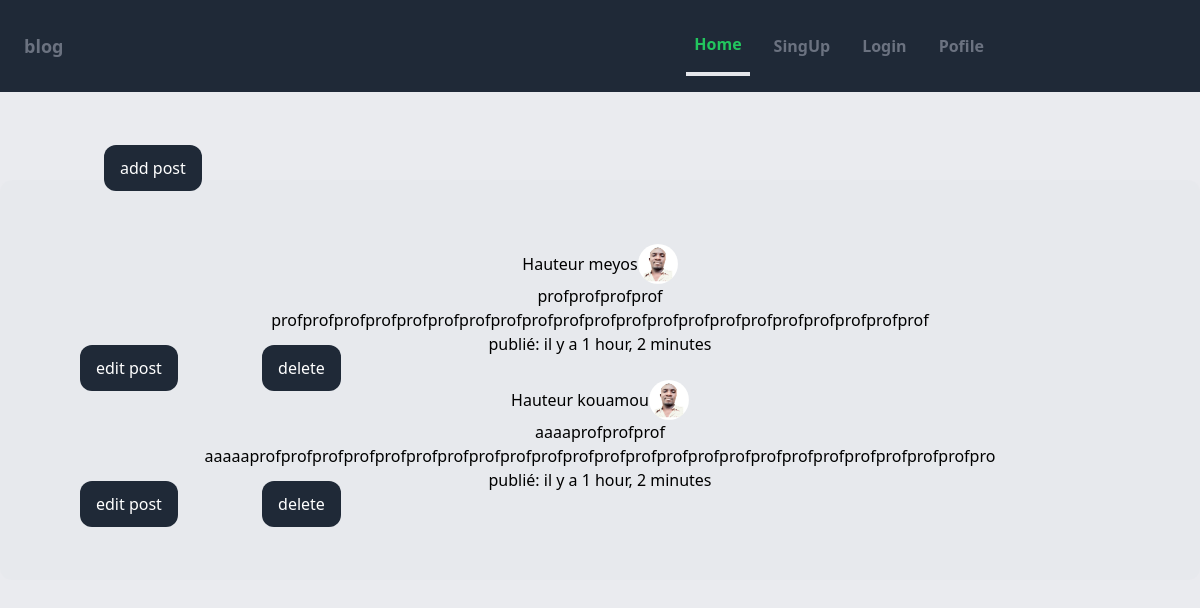
The page / on the database its author committed.
### apps/models.py (models this page shows, shortened)
class Posts(models.Model):
    user         = models.ForeignKey(settings.AUTH_USER_MODEL,on_delete=models.CASCADE   )
    category     = models.ForeignKey(Category, on_delete=models.CASCADE,  null=True)
    title        = models.CharField(max_length=200, blank=False, )
    description  = models.TextField(max_length=100, blank=False,  )
    slug         = models.SlugField(max_length=50)
    date_created = models.DateTimeField(auto_now_add=False , default=timezone.now )

class ProfileUser(models.Model):
    user  = models.ForeignKey(settings.AUTH_USER_MODEL,on_delete=models.CASCADE   )
    image = models.ImageField(upload_to='image')
    bio = models.TextField(max_length=230)

### apps/views.py (the view)
# urls.py: path('', views.index, name='index' ),
def index(request):
    prof = ProfileUser.objects.all()
    posts = Posts.objects.all()
    context = {
        'posts': posts,
        'prof': prof
    }
    return render(request, 'index.html',context)

### apps/templates/index.html
{% extends 'base.html' %}
{% block content %}
 <div class="pl-16 mt-16">
    <a class="py-3 px-4 bg-gray-800 rounded-xl pr-4 m-10 text-white hover:bg-gray-700"
    href="{% url 'add_post'%}">add post</a>
 </div>
            <div class="py-16 px-10 bg-gray-200/50 rounded-xl ">
                {% for post in posts  %}
            <div class="  ">
            <div class="flex justify-center ">
           <p  class="text-center mt-2 " > Hauteur {{ post.user.username }} </p>
           {% for profs in  prof %}
             <img src="{{ profs.image.url }}" alt="" class="w-10 h-10 rounded-full text-center">
           {% endfor %}
            </div>
            <p class="text-center " >{{ post.title }}</p>
            <p class="text-center " >{{ post.description }}</p>
            <p class="text-center " >publié:  il y a {{ post.date_created | timesince }}</p>
            <a class="py-3 px-4 bg-gray-800 rounded-xl pr-4 m-10 text-white hover:bg-red-700"
                href="{% url 'edit_post' post.id%}">edit post</a>
                <a class="py-3 px-4 bg-gray-800 rounded-xl pr-4 m-10 text-white hover:bg-red-700"
                href="{% url 'delete_post' post.id%}">delete</a>
            </div>
            {% endfor %}
        </div>
{% endblock  %}

### templates/base.html (shortened to what this page needs)
<!DOCTYPE html>
<html lang="en">
<head>
    <script src="https://cdn.tailwindcss.com"></script>
</head>
<body class="bg-gray-200/80">
    {% include 'navbar.html' %}
    {% block content %}
    {% endblock  %}
</body>
</html>

### templates/navbar.html
<nav class="bg-gray-800 py-4">
  <div class="mx-w-6xl mx-auto px-4">
    <div class="flex  justify-between">
     <div class="flex space-x-7 ">
       <a href="" class="flex items-center py-4 px-2">
        <span class="font-semibold text-gray-500 text-lg">blog</span>
       </a>
     </div>
    <div class="hidden md:flex  items-center space-x-4 pr-48">
        <a
        href="{% url 'index' %}"
        class="py-4 px-2 text-green-500 border-b-4  font-semibold "
        >Home</a>
    <a
    href="{% url 'singup' %}"
    class="py-4 px-2 text-gray-500 font-semibold hover:text-green-500
           transition duration-300 "
    >SingUp</a>
    <a
    href="{% url 'login' %}"
    class="py-4 px-2 text-gray-500 font-semibold hover:text-green-500
           transition duration-300 "
    >Login</a>
    <a
    href="{% url 'user_profile' %}"
    class="py-4 px-2 text-gray-500 font-semibold hover:text-green-500
           transition duration-300 "
    >Pofile</a>
    </div>
    </div>
  </div>
</nav>

### rows shown on the page
Posts: user.username "meyos", title "profprofprofprof", description "profprofprofprofprofprofprofprofprofprofprofprofprofprofprofprofprofprofprofprofprof", date_created "1 hour, 2 minutes"
ProfileUser: image (picture)
Posts: user.username "kouamou", title "aaaaprofprofprof", description "aaaaaprofprofprofprofprofprofprofprofprofprofprofprofprofprofprofprofprofprofprofprofprofprofprofpro", date_created "1 hour, 2 minutes"
